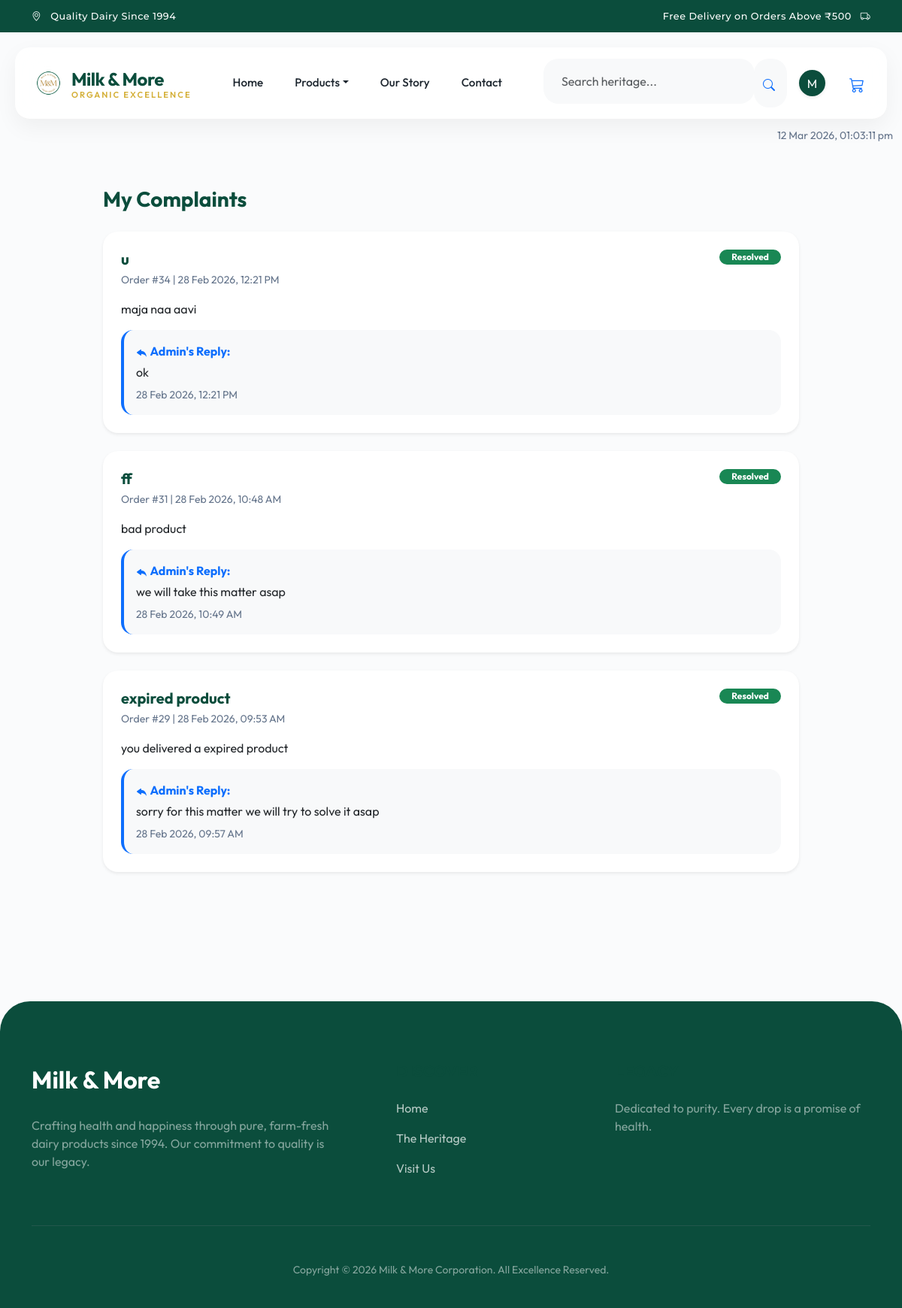
Screenshot of /view-complaints/ (signed in) with the database file from the repository.
### app/models.py (models this page shows, shortened)
class Complaint(models.Model):
    user = models.ForeignKey(User, on_delete=models.CASCADE)
    order = models.ForeignKey(OrderPlaced, on_delete=models.CASCADE, related_name='complaints')
    subject = models.CharField(max_length=200)
    message = models.TextField()
    reply = models.TextField(null=True, blank=True)
    status = models.CharField(max_length=20, choices=[('Pending', 'Pending'), ('Resolved', 'Resolved')], default='Pending')
    created_at = models.DateTimeField(auto_now_add=True)
    updated_at = models.DateTimeField(auto_now=True)

class OrderPlaced(models.Model):
    user = models.ForeignKey(User,on_delete=models.CASCADE)
    customer = models.ForeignKey(Customer,on_delete=models.CASCADE)
    product = models.ForeignKey(Product,on_delete=models.CASCADE)
    quantity = models.PositiveIntegerField(default=1)
    size = models.CharField(max_length=50, default="500gm")
    price = models.FloatField(default=0.0)
    ordered_date =models.DateTimeField(auto_now_add=True)
    status = models.CharField(max_length=50,choices=STATUS_CHOICES,default='Pending')
    payment = models.ForeignKey(Payment,on_delete=models.CASCADE,default="")
    cust_id = models.PositiveSmallIntegerField()
    delivery_person = models.ForeignKey(DeliveryPerson, on_delete=models.SET_NULL, null=True, blank=True)
    delivery_notes = models.TextField(null=True, blank=True)
    delivery_otp = models.CharField(max_length=6, null=True, blank=True)

### app/views.py (the view)
# urls.py: path("view-complaints/", view_complaints, name="view-complaints"),
@login_required
def view_complaints(request):
    cartitem = cart_num(request)
    complaints = Complaint.objects.filter(user=request.user).order_by('-created_at')
    return render(request, 'view_complaints.html', locals())

### app/context_processors.py (called while the page is built, shortened)
def regional_restriction(request):
    is_delivery = hasattr(request.user, 'deliveryperson')
    return {
        'is_in_ahmedabad': True, # Default to True for guests/staff to avoid blocking
        'has_any_address': False,
        'show_restricted_overlay': False
    }

### app/views.py (called while the page is built)
def cart_num(request)->int:
    if request.user.is_authenticated:
        return  Cart.objects.filter(user=request.user).count()
    else:
        cart = request.session.get('cart', {})
        return len(cart)

### Dairy-webapp-main/app/templates/view_complaints.html (shortened to what this page needs)
{% extends 'base.html' %}
{% load static %}
{% block main %}
<div class="container my-5">
    <div class="row">
        <div class="col-sm-10 offset-sm-1">
            <h3 class="fw-bold mb-4" style="color: var(--primary);">My Complaints</h3>
            {% if complaints %}
            {% for complaint in complaints %}
            <div class="card shadow-sm border-0 rounded-4 mb-4">
                <div class="card-body p-4">
                    <div class="d-flex justify-content-between align-items-start mb-3">
                        <div>
                            <h5 class="fw-bold mb-1">{{complaint.subject}}</h5>
                            <p class="text-muted small mb-0">Order #{{complaint.order.id}} |
                                {{complaint.created_at|date:"d M Y, h:i A"}}</p>
                        </div>
                        <span
                            class="badge rounded-pill {% if complaint.status == 'Pending' %}bg-warning{% else %}bg-success{% endif %} px-3">
                            {{complaint.status}}
                        </span>
                    </div>
                    <p class="mb-3">{{complaint.message}}</p>
                    {% if complaint.reply %}
                    <div class="bg-light p-3 rounded-4 mt-3 border-start border-primary border-4">
                        <p class="fw-bold mb-1 text-primary"><i class="bi bi-reply-fill"></i> Admin's Reply:</p>
                        <p class="mb-0">{{complaint.reply}}</p>
                        <p class="text-muted small mt-2 mb-0">{{complaint.updated_at|date:"d M Y, h:i A"}}</p>
                    </div>
                    {% endif %}
                </div>
            </div>
            {% endfor %}
            {% else %}
            <div class="text-center py-5">
                <i class="bi bi-chat-left-text fs-1 text-muted opacity-25 mb-3 d-block"></i>
                <p class="text-muted">You haven't filed any complaints yet.</p>
            </div>
            {% endif %}
        </div>
    </div>
</div>
{% endblock main %}

### Dairy-webapp-main/app/templates/base.html (shortened to what this page needs)
{% load static %}
<!DOCTYPE html>
<html lang="en">
<head>
  <link href="https://unpkg.com/aos@2.3.1/dist/aos.css" rel="stylesheet">
  <link rel="stylesheet" href="https://cdn.jsdelivr.net/npm/bootstrap-icons@1.11.3/font/bootstrap-icons.min.css">
  <link href="https://cdn.jsdelivr.net/npm/bootstrap@5.3.3/dist/css/bootstrap.min.css" rel="stylesheet">
  <link rel="stylesheet" href="{% static 'css/owl.carousel.min.css' %}">
  <link rel="stylesheet" href="{% static 'css/all.min.css' %}">
  <link rel="stylesheet" href="{% static 'css/style.css' %}">
</head>
<body>
  <div class="message-container position-fixed top-0 start-50 translate-middle-x p-4"
    style="z-index: 9999; width: 100%; max-width: 500px;">
  </div>
  {% if request.resolver_match.url_name != 'login' %}
  <div class="top-utility-bar d-none d-lg-block">
    <div class="container d-flex justify-content-between">
      <div><i class="bi bi-geo-alt me-2"></i> Quality Dairy Since 1994</div>
      <div>Free Delivery on Orders Above ₹500 <i class="bi bi-truck ms-2"></i></div>
    </div>
  </div>
  <nav class="navbar navbar-expand-lg sticky-top">
    <div class="container">
      <a class="logo-container text-decoration-none d-flex align-items-center gap-2" href="/">
        <img src="{% static 'images/logo.png' %}" alt="Logo" style="height: 45px; width: auto; border-radius: 8px;">
        <div>
          <span class="logo-main d-block">Milk & More</span>
          <span class="logo-sub d-block">Organic Excellence</span>
        </div>
      </a>
      <div class="collapse navbar-collapse" id="navbarSupportedContent">
        <ul class="navbar-nav mx-auto mb-2 mb-lg-0">
          <li class="nav-item">
            <a class="nav-link {% if request.path == '/' %}active{% endif %}" href="/">Home</a>
          </li>
          <li class="nav-item dropdown">
            <a class="nav-link dropdown-toggle" href="#" role="button" data-bs-toggle="dropdown">Products</a>
          </li>
          <li class="nav-item">
            <a class="nav-link" href="{% url 'about'%}">Our Story</a>
          </li>
          <li class="nav-item">
            <a class="nav-link" href="{% url 'contact'%}">Contact</a>
          </li>
        </ul>
        <div class="d-flex align-items-center gap-3">
          <form class="d-none d-xl-flex" role="search" action="/search">
            <div class="input-group">
              <input class="form-control border-0 bg-light text-dark rounded-start-pill ps-4" name="search"
                type="search" placeholder="Search heritage..." aria-label="Search">
              <button class="btn bg-light text-primary border-0 rounded-end-pill pe-3" type="submit">
                <i class="bi bi-search"></i>
              </button>
            </div>
          </form>
          <div class="d-flex align-items-center">
            {% if request.user.is_authenticated %}
            <div class="dropdown me-3">
              <a class="text-primary text-decoration-none d-flex align-items-center" href="#" role="button"
                data-bs-toggle="dropdown">
                <div
                  class="bg-primary text-white rounded-circle d-flex align-items-center justify-content-center me-2 shadow-sm"
                  style="width: 35px; height: 35px; font-family: 'Outfit'; background-color: var(--primary) !important;">
                  {{request.user.username|slice:":1"|upper}}
                </div>
              </a>
            </div>
            <a href="{% url 'showcart' %}" class="btn btn-outline-primary border-0 position-relative p-2">
              <i class="bi bi-cart3 fs-5"></i>
            </a>
            {% else %}
            <a href="{% url 'login' %}" class="btn px-4 fw-bold" style="color: var(--primary);">Login</a>
            <a href="{% url 'signup' %}" class="btn rounded-pill px-4 text-white fw-bold ms-2 shadow-sm"
              style="background-color: var(--primary);">Sign Up</a>
            {% endif %}
          </div>
        </div>
      </div>
    </div>
  </nav>
  <div class="container-fluid mt-2 mb-2">
    <div class="row">
      <div class="col text-end">
        <span id="realtime-datetime" class="text-muted small"></span>
      </div>
    </div>
  </div>
  {% endif %}
  <main class="{% if request.resolver_match.url_name == 'login' %}login-page-wrapper{% endif %}">
    <div class="container-fluid p-0 overflow-hidden">
      {% block main %}{% endblock main %}
    </div>
  </main>
  {% if request.resolver_match.url_name != 'login' %}
  <footer class="footer">
    <div class="container">
      <div class="row g-5">
        <div class="col-md-5">
          <div class="footer-logo-main">Milk & More</div>
          <p class="text-white-50 mb-4" style="max-width: 400px;">
            Crafting health and happiness through pure, farm-fresh dairy products since 1994. Our commitment to quality
            is our legacy.
          </p>
        </div>
        <div class="col-md-3">
          <h5 class="fw-bold mb-4 text-uppercase letter-spacing-2" style="font-family: 'Montserrat';">Discover</h5>
          <ul class="list-unstyled d-flex flex-column gap-3">
            <li><a href="/" class="text-white-50 text-decoration-none hover-link">Home</a></li>
            <li><a href="{% url 'about' %}" class="text-white-50 text-decoration-none hover-link">The Heritage</a></li>
            <li><a href="{% url 'contact' %}" class="text-white-50 text-decoration-none hover-link">Visit Us</a></li>
          </ul>
        </div>
        <div class="col-md-4">
          <h5 class="fw-bold mb-4 text-uppercase letter-spacing-2" style="font-family: 'Montserrat';">Legacy</h5>
          <p class="text-white-50 mb-4">Dedicated to purity. Every drop is a promise of health.</p>
        </div>
      </div>
      <hr class="border-secondary my-5 opacity-25">
      <div class="text-center text-white-50 small">
        Copyright &copy; 2026 Milk & More Corporation. All Excellence Reserved.
      </div>
    </div>
  </footer>
  {% endif %}
</body>
</html>

### app/static/css/style.css (style rules this page uses)
:root { --primary: #0b4d3c; --primary-light: #1a6d5a; --secondary: #d4af37; --secondary-light: #f4d03f; --accent: #f0f7f4; --bg-color: #fafbfc; --surface-color: #ffffff; --text-primary: #1c252e; --text-muted: #64748b; --white: #ffffff; --danger: #e11d48; --success: #10b981; --border-radius: 20px; --border-radius-lg: 32px; --border-radius-sm: 12px; --transition: all 0.4s cubic-bezier(0.23, 1, 0.32, 1); --card-shadow: 0 10px 30px -5px rgba(11, 77, 60, 0.08); --hover-shadow: 0 20px 40px -10px rgba(11, 77, 60, 0.15); --glass: rgba(255, 255, 255, 0.85); --steel-blue-gray: #64748b; --deep-teal-blue: #0b4d3c; --light-cream: #fdfaf5; }
body { background-color: var(--bg-color); color: var(--text-primary); font-family: 'Outfit', sans-serif; overflow-x: hidden; }
h1, h2, h3, h4, h5, h6 { color: var(--primary); font-weight: 700; line-height: 1.3; }
.text-muted { color: var(--text-muted) !important; }
.card, .btn, .form-control, .dropdown-menu, .nav-link, .badge-classic, img { border-radius: var(--border-radius) !important; }
.bi { vertical-align: middle; line-height: inherit; display: inline-flex; align-items: center; justify-content: center; }
.btn .bi, .rounded-circle .bi { line-height: 0; }
.top-utility-bar { background: var(--primary); color: var(--white); padding: 12px 0; font-size: 0.8rem; font-family: 'Montserrat', sans-serif; letter-spacing: 0.5px; font-weight: 500; }
.navbar { background: var(--glass); backdrop-filter: blur(20px); border-bottom: 1px solid rgba(0, 0, 0, 0.05); padding: 15px 0; margin-top: 20px; margin-left: 20px; margin-right: 20px; border-radius: var(--border-radius); box-shadow: 0 10px 30px rgba(0, 0, 0, 0.05); z-index: 1050; }
.nav-link { color: var(--text-primary) !important; font-family: 'Outfit', sans-serif; font-weight: 500; font-size: 0.95rem; margin: 0 5px; transition: var(--transition); padding: 8px 16px !important; border-radius: var(--border-radius-sm) !important; }
.logo-main { font-family: 'Outfit', sans-serif; font-weight: 700; font-size: 1.5rem; color: var(--primary); letter-spacing: -0.5px; }
.logo-sub { font-family: 'Outfit', sans-serif; font-size: 0.7rem; letter-spacing: 2px; color: var(--secondary); text-transform: uppercase; font-weight: 600; display: block; margin-top: -5px; }
.form-control { background: #fdfdfd; border: 2px solid #f1f5f9; color: var(--text-primary); padding: 18px 28px; margin-bottom: 5px; transition: var(--transition); }
.message-container { top: 40px !important; }
.footer { background: var(--primary); border-radius: 40px 40px 0 0; margin-top: 100px; padding: 80px 0 40px; color: #fff; }
.footer-logo-main { font-family: 'Outfit', sans-serif; font-weight: 700; font-size: 2rem; color: var(--white); margin-bottom: 25px; }
.hover-link { color: rgba(255, 255, 255, 0.7) !important; transition: var(--transition); }

### rows the page displays
Complaint: subject "u", order.id "34", created_at "28 Feb 2026, 12:21 PM", status "Resolved", message "maja naa aavi", reply "ok", updated_at "28 Feb 2026, 12:21 PM"
Complaint: subject "ff", order.id "31", created_at "28 Feb 2026, 10:48 AM", status "Resolved", message "bad product", reply "we will take this matter asap", updated_at "28 Feb 2026, 10:49 AM"
Complaint: subject "expired product", order.id "29", created_at "28 Feb 2026, 09:53 AM", status "Resolved", message "you delivered a expired product", reply "sorry for this matter we will try to solve it asap", updated_at "28 Feb 2026, 09:57 AM"

### other values shown
{{ request.user.username|slice:":1"|upper }} "M"
